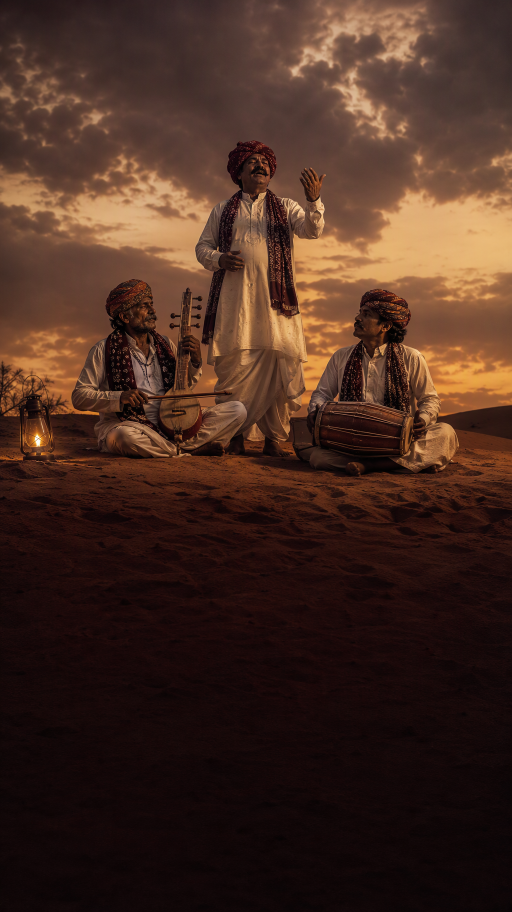
#> input picture assets/dvp-hero-mobile-full.png, 1024 x 1824 px (shown at 1/2 size)
$ python compose_work_portraits.py
#> lines starting #> are read from the running program, lines starting #| are printed output that depends on the picture
from pathlib import Path
from PIL import Image, ImageEnhance, ImageFilter, ImageDraw

root = Path(__file__).resolve().parents[1]
out = root / "app" / "public" / "images"
size = (2048, 1152)


def compose(source: Path, target: Path, position: float) -> None:
#> called with position = 0.61
    with Image.open(source) as original:
#> original is the input picture: PIL image 1024x1824 RGB; mean R, G, B 70.6, 44, 32.9
        original = original.convert("RGB")
        bg = Image.new("RGB", size)
#> bg: PIL image 2048x1152 RGB; every value is 0
        scale = max(size[0] / original.width, size[1] / original.height)
#> scale = 2
        resized = original.resize((round(original.width * scale), round(original.height * scale)), Image.Resampling.LANCZOS)
        left = (resized.width - size[0]) // 2
#> left = 0
        top = (resized.height - size[1]) // 2
#> top = 1248
        bg.paste(resized, (-left, -top))
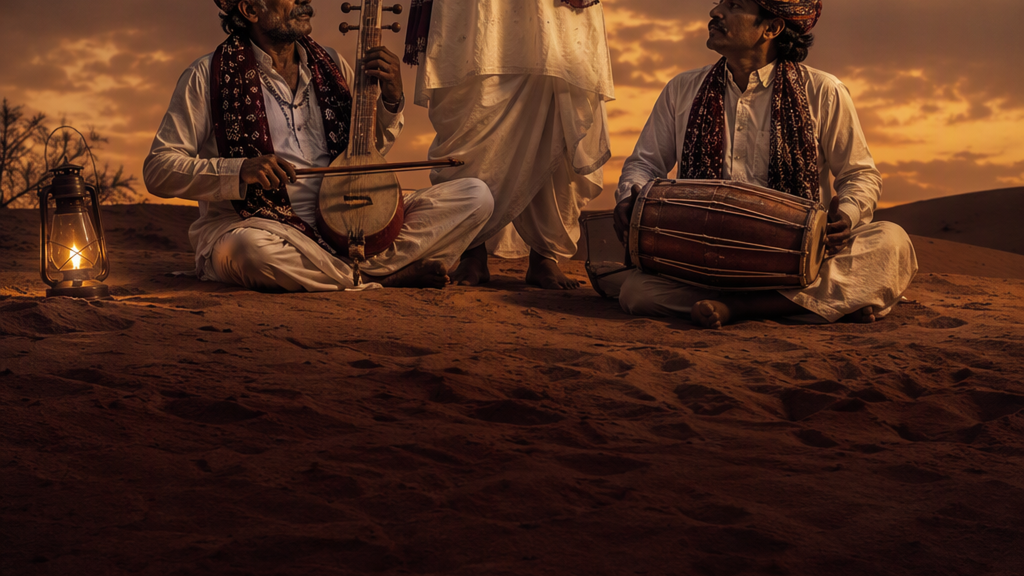
#> bg: PIL image 2048x1152 RGB (shown at 1/2 size); mean R, G, B 76.6, 42.7, 27.8
        bg = bg.filter(ImageFilter.GaussianBlur(34))
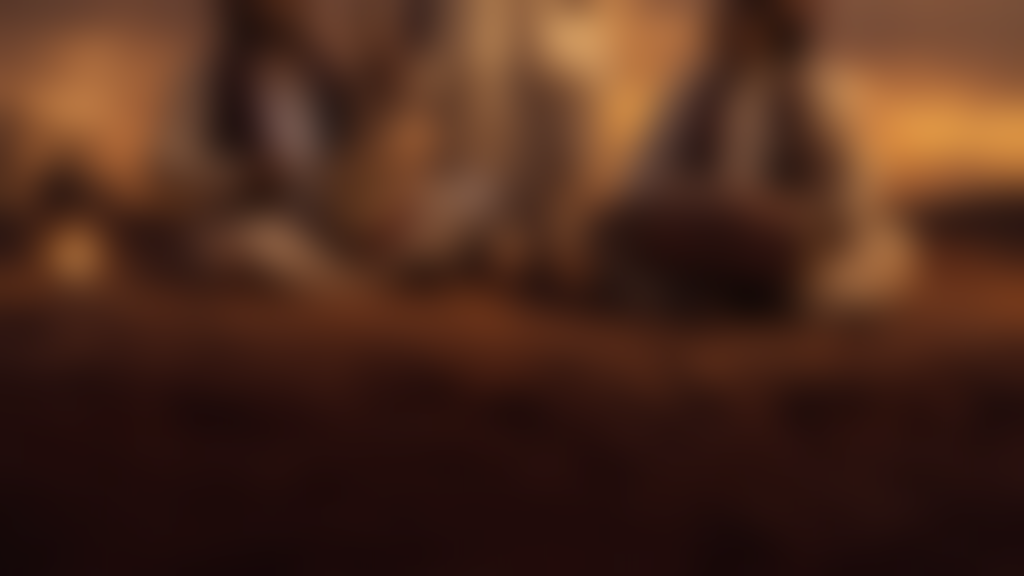
#> bg: PIL image 2048x1152 RGB (shown at 1/2 size); mean R, G, B 76.6, 42.7, 27.7
        bg = ImageEnhance.Brightness(bg).enhance(0.32)
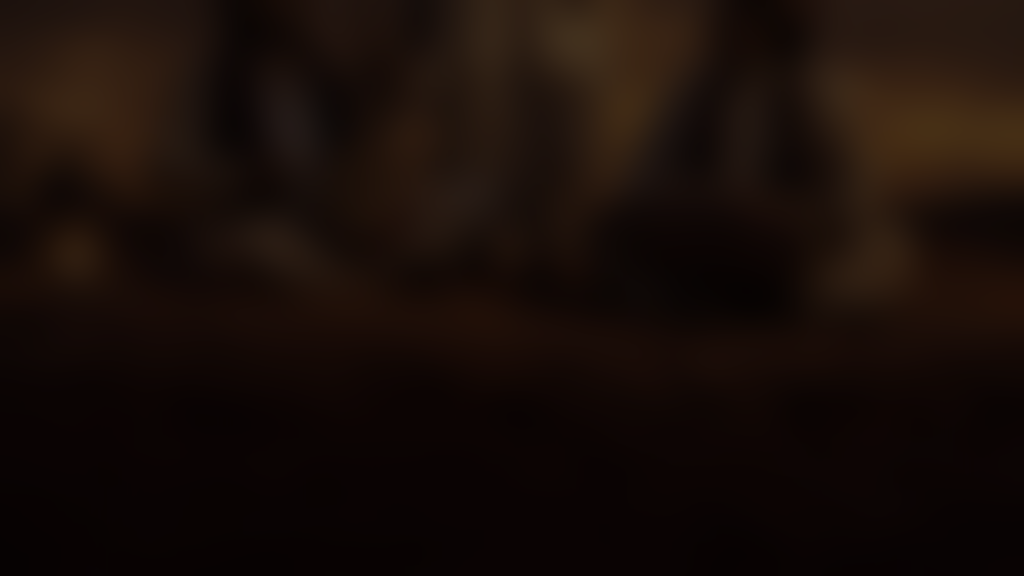
#> bg: PIL image 2048x1152 RGB (shown at 1/2 size); mean R, G, B 24, 13.2, 8.4
        bg = ImageEnhance.Color(bg).enhance(0.65)

        shade = Image.new("RGBA", size, (0, 0, 0, 0))
#> shade: PIL image 2048x1152 RGBA; every value is 0
        draw = ImageDraw.Draw(shade)
        for x in range(size[0]):
            alpha = round(235 * max(0, 1 - x / 1500))
            draw.line((x, 0, x, size[1]), fill=(24, 6, 10, alpha))
        bg = Image.alpha_composite(bg.convert("RGBA"), shade)
#> bg: PIL image 2048x1152 RGBA

        portrait_height = 1280
        portrait_width = round(original.width * portrait_height / original.height)
#> portrait_width = 719
        portrait = original.resize((portrait_width, portrait_height), Image.Resampling.LANCZOS)
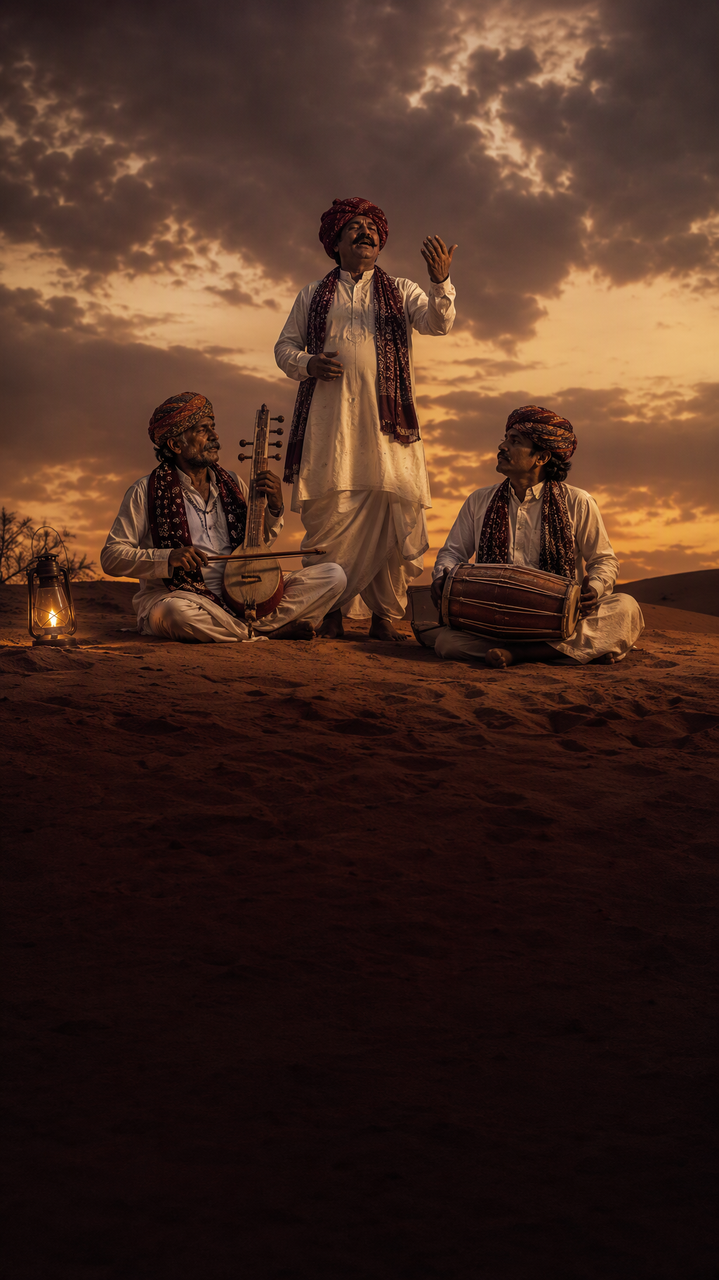
#> portrait: PIL image 719x1280 RGB; mean R, G, B 70.6, 44, 32.9
        portrait = ImageEnhance.Color(portrait).enhance(0.88)
        x = round(size[0] * position)
        y = size[1] - portrait_height + 100
        bg.alpha_composite(portrait.convert("RGBA"), (x, y))
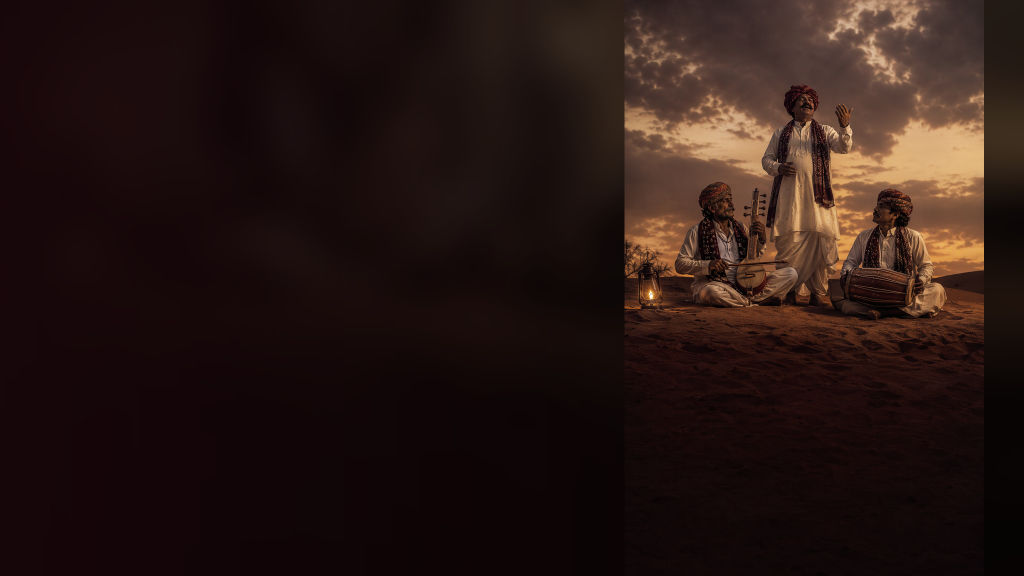
#> bg: PIL image 2048x1152 RGBA (shown at 1/2 size); mean R, G, B, A 39.9, 23, 19.5, 255
        bg.convert("RGB").save(target, "WEBP", quality=90, method=6)
#> (the run stopped early here; a loop or call above may not have finished)

$ run again, with assets/dvp-hero-mobile.png copied over assets/dvp-hero-mobile-full.png
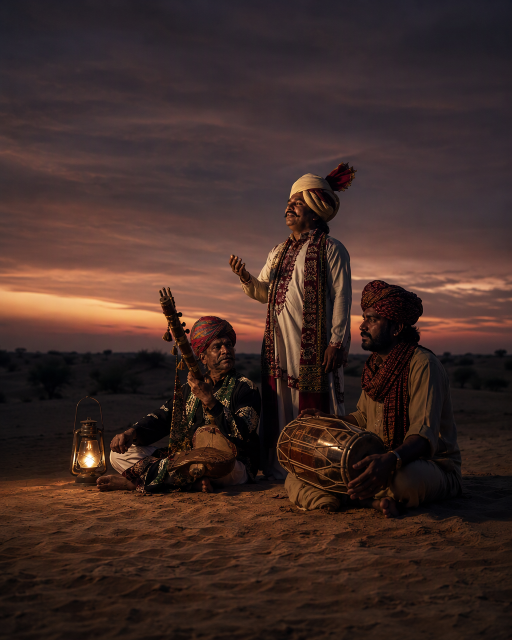
#> input picture assets/dvp-hero-mobile.png, 1024 x 1280 px (shown at 1/2 size)
#> in compose, original is the input picture: PIL image 1024x1280 RGB; mean R, G, B 64.6, 44, 39.2
#> in compose, `bg = bg.filter(ImageFilter.GaussianBlur(34))`:
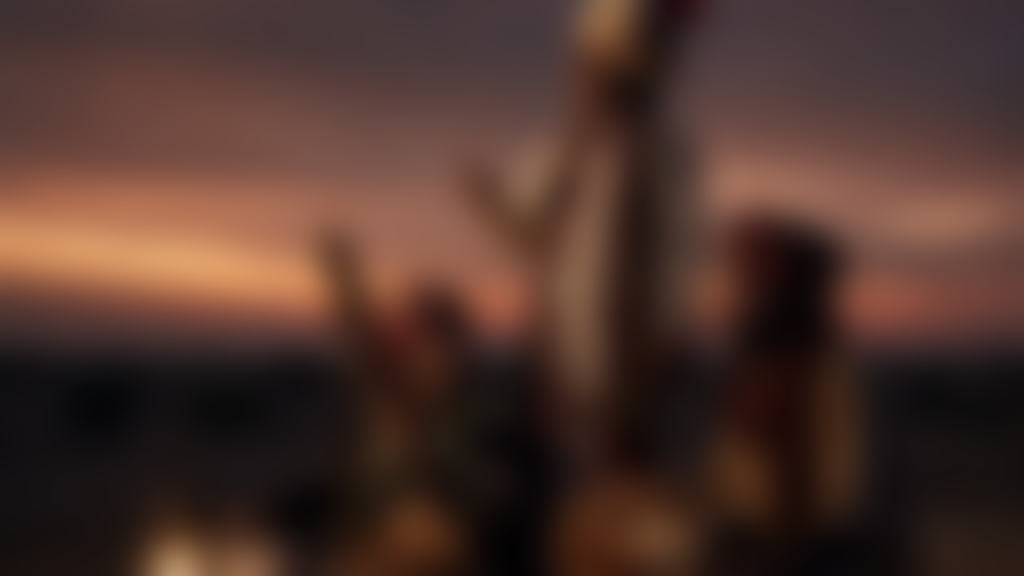
#> bg: PIL image 2048x1152 RGB (shown at 1/2 size); mean R, G, B 77.8, 51.9, 44.1
#> shade: PIL image 2048x1152 RGBA; every value is 0
#> in compose, `bg.alpha_composite(portrait.convert("RGBA"), (x, y))`:
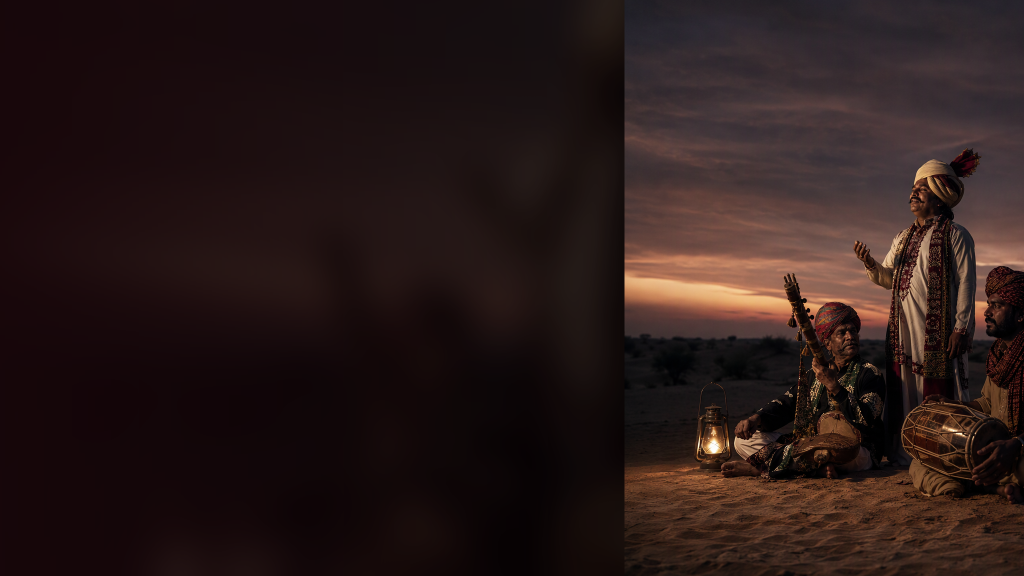
#> bg: PIL image 2048x1152 RGBA (shown at 1/2 size); mean R, G, B, A 41.2, 25.7, 24.3, 255

$ run again, with assets/dvp-hero.png copied over assets/dvp-hero-mobile-full.png
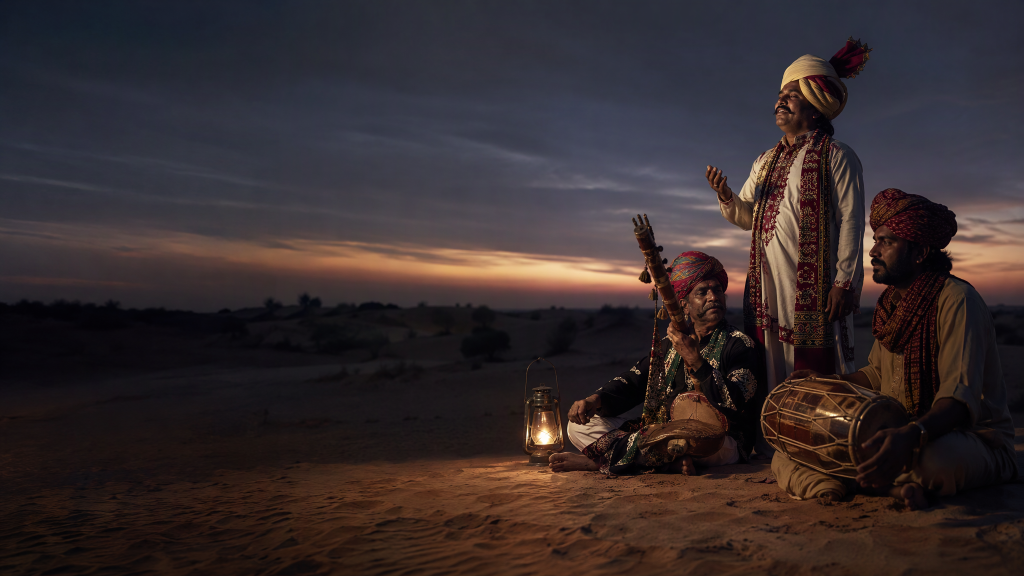
#> input picture assets/dvp-hero.png, 2048 x 1152 px (shown at 1/2 size)
#> in compose, original is the input picture: PIL image 2048x1152 RGB; mean R, G, B 53.7, 43.4, 44.9
#> in compose, `bg = ImageEnhance.Brightness(bg).enhance(0.32)`:
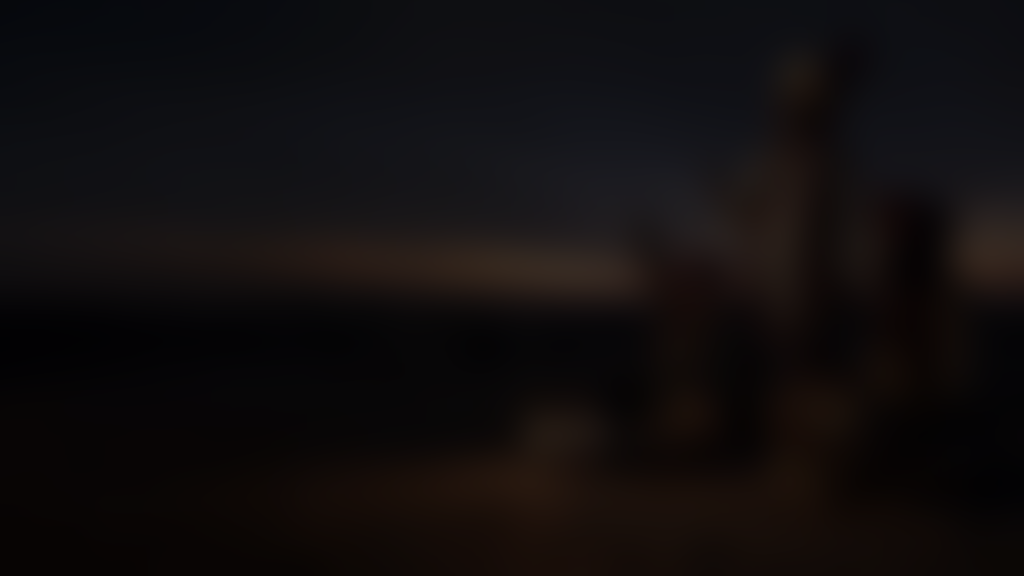
#> bg: PIL image 2048x1152 RGB (shown at 1/2 size); mean R, G, B 16.7, 13.4, 13.9
#> shade: PIL image 2048x1152 RGBA; every value is 0
#> in compose, `bg.alpha_composite(portrait.convert("RGBA"), (x, y))`:
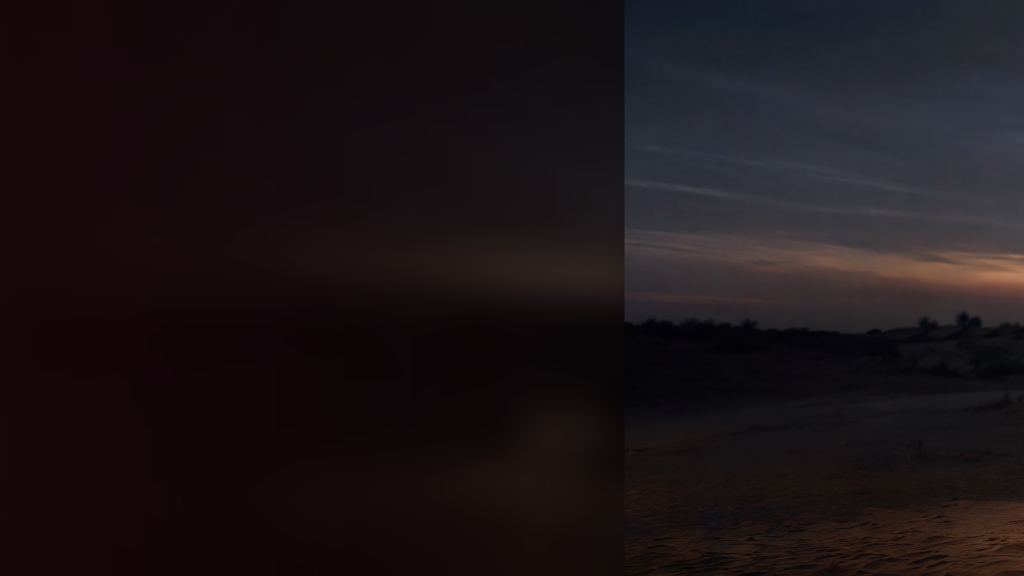
#> bg: PIL image 2048x1152 RGBA (shown at 1/2 size); mean R, G, B, A 28, 20.1, 22.9, 255
